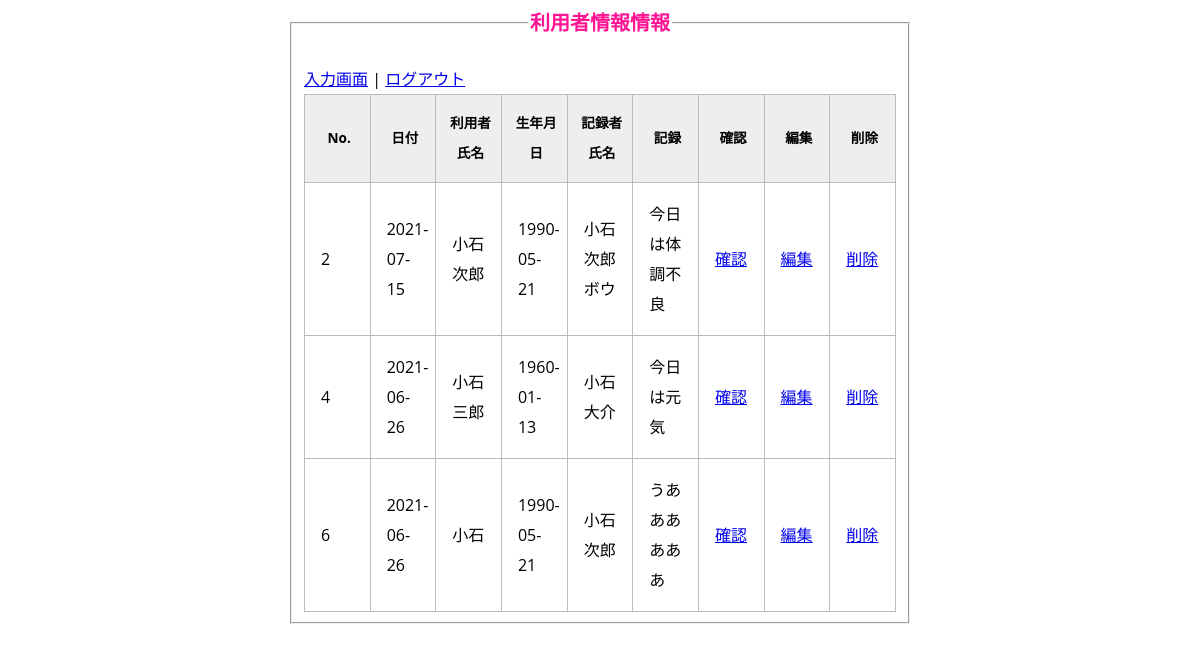
/2021Prod/read.php (signed in), run on the app's committed database.
### tables this page shows
CREATE TABLE `user_tabel` (
  `id` int(12) NOT NULL,
  `no` int(12) NOT NULL,
  `date` date NOT NULL,
  `name` text NOT NULL,
  `birthday` date NOT NULL,
  `recoder` varchar(128) NOT NULL,
  `memo` text NOT NULL,
  `created_at` datetime NOT NULL,
  `updated_at` datetime NOT NULL
);

### 2021Prod/read.php (the view, shortened to what this page needs)
<?php
$pdo = connect_to_db();
$user_id = $_SESSION['id'];
$sql = 'SELECT * FROM `user_tabel`LEFT OUTER JOIN (SELECT user_id, COUNT(user_id) AS cnt FROM check_table GROUP BY user_id) AS likes ON user_tabel.id = likes.user_id';
$stmt = $pdo->prepare($sql);
$status = $stmt->execute();
if ($status == false) {
    $error = $stmt->errorInfo();
    echo json_encode(["error_msg" => "{$error[2]}"]);
    exit();
} else {
    $result = $stmt->fetchAll(PDO::FETCH_ASSOC);
    $output = "";
    foreach ($result as $record) {
        $output .= "<tr>";
        $output .= "<td>{$record["no"]}</td>";
        $output .= "<td>{$record["date"]}</td>";
        $output .= "<td>{$record["name"]}</td>";
        $output .= "<td>{$record["birthday"]}</td>";
        $output .= "<td>{$record["recoder"]}</td>";
        $output .= "<td>{$record["memo"]}</td>";
        $output .= "<td><a href='check.php?user_id={$user_id}&user_id={$record["id"]}'>確認{$record["cnt"]}</a></td>";
        $output .= "<td><a href='edit.php?id={$record["id"]}'>編集</a></td>";
        $output .= "<td><a href='delete.php?id={$record["id"]}'>削除</a></td>";
        $output .= "</tr>";
    }
}
?>
<!DOCTYPE html>
<html lang="ja">
<head>
</head>
<link rel="stylesheet" href="./css/style.css">
<body>
    <fieldset>
        <legend>利用者情報情報</legend>
        <a href="input.php">入力画面</a> | <a href="logout.php">ログアウト</a>
        <table>
            <thead>
                <tr>
                    <th>No.</th>
                    <th>日付</th>
                    <th>利用者氏名</th>
                    <th>生年月日</th>
                    <th>記録者氏名</th>
                    <th>記録</th>
                    <th>確認</th>
                    <th>編集</th>
                    <th>削除</th>
                </tr>
            </thead>
            <tbody>
                <?= $output ?>
            </tbody>
        </table>
    </fieldset>
</body>
</html>

### 2021Prod/css/style.css (style rules this page uses)
body { font-family: "Open Sans", sans-serif; line-height: 30px; }
fieldset { width:50%; margin-left: auto; margin-right: auto; }
legend { font-size: 20px; line-height: 30px; color:deeppink; font-weight: bold; text-align: center; margin-bottom: 20px; }
table { border-collapse: collapse; margin: 0 auto; padding: 0; width: 100%; table-layout: fixed; }
table tr { background-color: #fff; border: 1px solid #bbb; padding: .35em; }
table th,table td { padding: 1em 10px 1em 1em; border-right: 1px solid #bbb; }
table th { font-size: .85em; }
table thead tr { background-color: #eee; }

### data on the page
user_tabel: no "2", date "2021-07-15", name "小石次郎", birthday "1990-05-21", recoder "小石次郎ボウ", memo "今日は体調不良"
user_tabel: no "4", date "2021-06-26", name "小石三郎", birthday "1960-01-13", recoder "小石大介", memo "今日は元気"
user_tabel: no "6", date "2021-06-26", name "小石", birthday "1990-05-21", recoder "小石次郎", memo "うああああああ"
